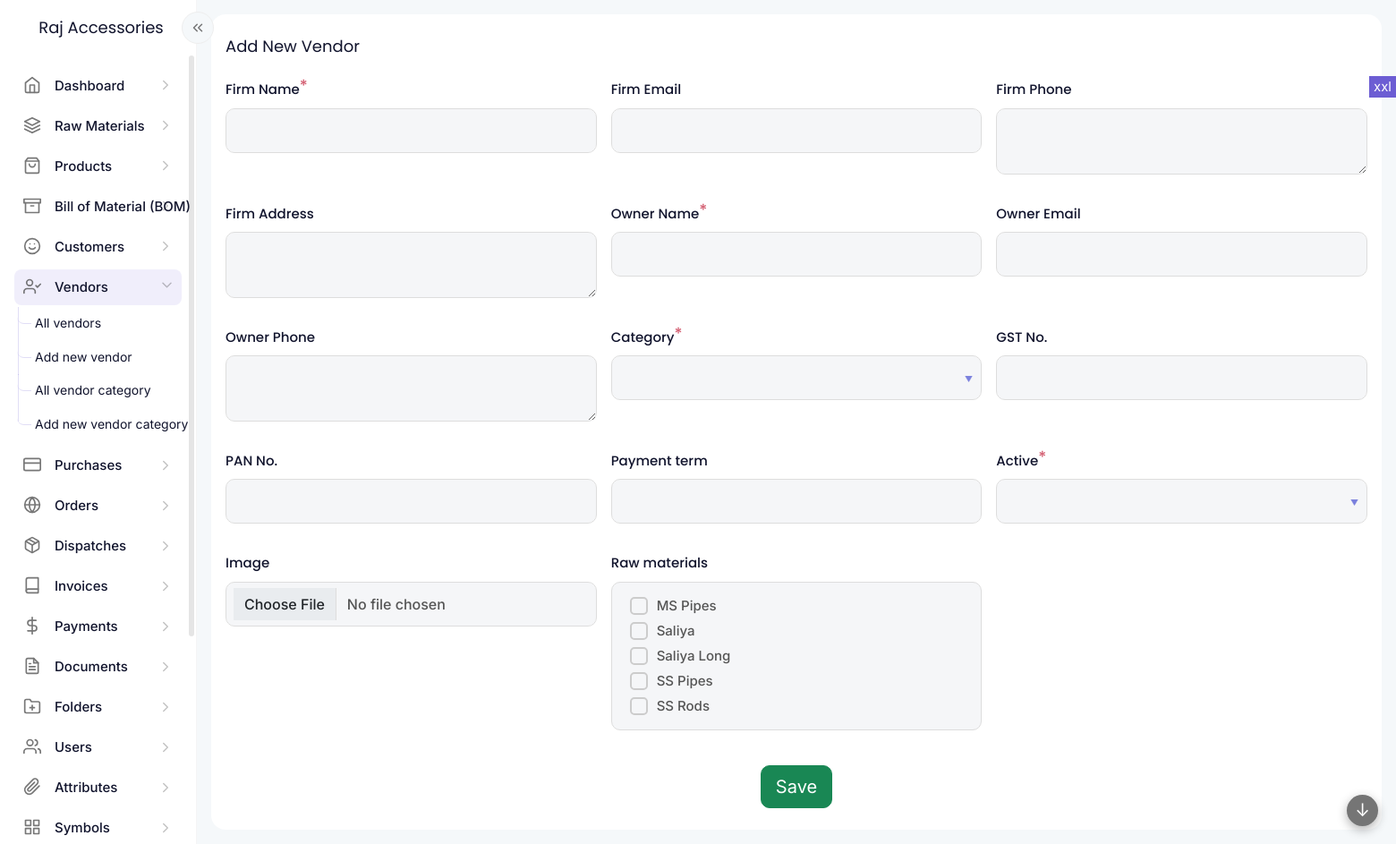
The app's page /modules/vendors/vendor-form.php (signed in) with its own data.
### tables this page shows
CREATE TABLE IF NOT EXISTS `raw_materials` (
  `id` int NOT NULL AUTO_INCREMENT,
  `raw_material` varchar(255) DEFAULT NULL,
  `code` varchar(100) DEFAULT NULL,
  `unit` varchar(20) DEFAULT NULL,
  `description` text,
  `category` varchar(200) DEFAULT NULL,
  `image` int DEFAULT NULL,
  `auth_user` int DEFAULT NULL,
  `updated` int DEFAULT NULL,
  `created` varchar(35) DEFAULT NULL,
  PRIMARY KEY (`id`)
);

### common/functions.php (the view, shortened to what this page needs)
<?php
function widget_start($title = "", $class = "", $widget_title_class = "", $widget_wrapper_class = "", $options = "", $widget_options_class = "")
{
    echo '<div class="widgetwrapper col d-flex align-items-start  px-2 py-0 ' . $class . ' ">
 <div class="widget container-fluid py-4 px-3 overhide ' . $widget_wrapper_class . '">';
    if ($title != "") {
        echo "<div class='widget-title " . $widget_title_class . "'>";
        echo $title;
        echo "</div>";
    }
}
function widget_end()
{
    echo "</div>
 </div>";
}
?>
<?php
function form_field($vars, $data)
{
    $s = "";
    if ($vars["type"] == "submit") {
        $s = '<div class="' . $vars["class"] . '">';
        $s .= '<input type="submit" name="' . $vars["key"] . '" value="' . $vars["name"] . '" class="btn btn-success btn-lg">';
        $s .= '</div>';
    }
    else {
        $show_as_field = true;
        if ($show_as_field) {
            $parent_class = "";
            $s = '<div class="' . $vars["class"] . ' ' . $parent_class . '"><label for="' . $vars["key"] . '" class="form-label">' . $vars["name"] . '';
            $required = (isset($vars["required"]) && $vars["required"] == true) ? true : false;
            if ($required) {
                $s .= '<sup>*</sup>';
            }
            $s .= '</label>';
        }
        if ($vars["type"] == "display") {
            $s .= '<div class="form-display" name="' . $vars["key"] . '" id="' . $vars["key"] . '">' . get_value($data, $vars["key"]) . '</div>';
        }
        else if ($vars["type"] == "text") {
            $s .= '<input type="text" class="form-control" name="' . $vars["key"] . '" id="' . $vars["key"] . '" value="' . get_value($data, $vars["key"]) . '" ' . ($required ? "required" : "") . '>';
            $s .= '<div class="invalid-feedback">Incorrect ' . $vars["name"] . ' value</div>';
        }
        else if ($vars["type"] == "hidden") {
            $s .= '<input type="hidden" class="form-control" name="' . $vars["key"] . '" id="' . $vars["key"] . '" value="' . get_value($data, $vars["key"]) . '" ' . '>';
        }
        else if ($vars["type"] == "textarea") {
            $s .= '<textarea class="form-control" name="' . $vars["key"] . '" id="' . $vars["key"] . '" ' . ($required ? "required" : "") . '>' . get_value($data, $vars["key"]) . '</textarea>';
            $s .= '<div class="invalid-feedback">Incorrect ' . $vars["name"] . ' value</div>';
        }
        else if ($vars["type"] == "select") {
            $s .= '<select class="form-control" readonly name="' . $vars["key"] . '" id="' . $vars["key"] . '" ' . ($required ? "required" : "") . '>';
            $sel = get_value($data, $vars["key"]);
            $s .= select_options($vars["options"], $sel);
            $s .= '</select><div class="invalid-feedback">Incorrect ' . $vars["name"] . ' value</div>';
        }
        else if ($vars["type"] == "select-attribute") {
            $s .= '<select class="form-control" name="' . $vars["key"] . '" id="' . $vars["key"] . '" ' . ($required ? "required" : "") . '>';
            $sel = get_value($data, $vars["key"]);
            $s .= select_attribute_options($vars["attributes"], $sel);
            $s .= '</select><div class="invalid-feedback">Incorrect ' . $vars["name"] . ' value</div>';
        }
        else if ($vars["type"] == "multi-checkbox") {
            $s .= '<div class="multi-check-list">';
            foreach ($vars["options"] as $k => $v) {
                $sel = "";
                $optid = $vars["option_id"];
                $optlabel = $vars["option_label"];
                $s .= '<input type="checkbox" ' . $sel . ' class="form-check-input" name="' . $vars["key"] . '[]" id="' . $vars["key"] . '-' . $v[$optid] . '" value="' . $v[$optid] . '"><label for="' . $vars["key"] . '-' . $v[$optid] . '">' . $v[$optlabel] . '</label><br>';
            }
            $s .= '</div>';
        }
        else if ($vars["type"] == "image-file") {
            $s .= '<input type="file" class="form-control" name="' . $vars["key"] . '" id="' . $vars["key"] . '" ' . ($required ? "required" : "") . '>';
            $s .= '<div class="invalid-feedback">Invalid ' . $vars["name"] . '</div>';
        }
        if ($show_as_field) {
            $s .= '</div>';
        }
    }
    return $s;
}
function fetch_data($vars)
{
    global $conn;
    $table = $vars["table"];
    $cols = $vars["columns"];
    $order = $vars["order"];
    $limit = $vars["limit"];
    $condition = $vars["condition"];
    if ($condition != "") {
        $condition = " WHERE " . $condition;
    }
    if (trim($order) != '') {
        if (strpos($order, " DESC") !== false || strpos($order, " ASC") !== false) {
            $order = ' ORDER BY ' . trim($order) . ' ';
        } else {
            $order = ' ORDER BY ' . trim($order) . ' ASC ';
        }
    }
    $ret = [];
    $sql = ' SELECT ' . $cols . ' FROM ' . $table . ' ' . $condition . ' ' . $order . ' ' . $limit . ' ';
    $querystr = $conn->query($sql);
    $totrows = mysqli_num_rows($querystr);
    if ($totrows > 0) {
        $inc = 0;
        while ($result = mysqli_fetch_object($querystr)) {
            foreach ($result as $key => $value) {
                $ret[$inc][$key] = $value;
            }
            $inc = $inc + 1;
        }
    }
    return $ret;
}

### assets/css/variables.css (style rules this page uses)
:root { --primary-color: #6c5dd3; --accent1-color: #5dc1d3; --accent2-color: #d3845d; --accent3-color: #5dd3be; --success-color: #31a766; --warning-color: #d3be5d; --danger-color: #d35d70; --info-color: #5d97d3; --bs-primary-rgb: 108,93,211; --bs-accent1-rgb: 93,193,211; --bs-accent2-rgb: 211,132,93; --bs-accent3-rgb: 93,211,190; --bs-success-rgb: 49, 167, 102; --bs-warning-rgb: 211,190,93; --bs-danger-rgb: 211,93,112; --bs-info-rgb: 93,151,211; --primary-color-10: #f0eefb; --bg-color: #f5f8fa; --heading-color: #11142d; --large-heading-color: #323552; --heading-font: 'Poppins', sans-serif; --text-color: #555555; --text-font: 'Inter', sans-serif; --br: 16px; --lightgrey-color: #bdbdbd; --form-bg: #f5f6f8; --widget-bg-color: #ffffff; --widget-border-color: transparent; }

### assets/css/layout.css (style rules this page uses)
:root { --side-nav-width: 220px; }

### assets/css/style.css (style rules this page uses)
body { min-height: 100vh; min-height: -webkit-fill-available; }
html { height: -webkit-fill-available; }
body { min-width: 375px; font-family: var(--text-font); font-size: 15px; line-height: 1.618; -webkit-font-smoothing: antialiased; -moz-osx-font-smoothing: grayscale; color: var(--text-color); background-color: var(--bg-color); overflow: hidden; max-width: 100%; width: 100%; }
.widget-title { font-family: var(--heading-font); font-size: 18px; line-height: 1.33333; color: var(--heading-color); margin-bottom: 0px; float: left; }
.overhide { overflow: hidden; }
.widget { background-color: var(--widget-bg-color); border-radius: var(--br); border-color: var(--widget-border-color); }

### assets/css/form.css (style rules this page uses)
.form-label sup { color: var(--danger-color); font-size: 18px; position: relative; top: -3px; }
.form-select, .form-control { border: 1px solid #dddddd; background-color: var(--form-bg); padding: 12px 20px; border-radius: 10px; color: var(--text-color); font-weight: 500; }
.form-label { font-weight: 500; color: var(--heading-color); font-family: var(--heading-font); }
.form-check-input[type=checkbox] { border-radius: 5px; }
.form-check-input { margin: 4px 10px 4px 0; border: 1px solid #f8f7fd; background-color: var(--form-bg); height: 20px; width: 20px; border: 2px solid #cccccc; }
.form-check-input+label { line-height: 28px; }
.btn { border-radius: 10px; }
.form-control[readonly] { background-color: var(--form-bg); }
.multi-check-list { width: 100%; display: inline-block; border: 1px solid #dddddd; padding: 10px; border-radius: 10px; height: auto; max-height: 200px; border: 1px solid #dddddd; background-color: var(--form-bg); padding: 12px 20px; border-radius: 10px; color: var(--text-color); font-weight: 500; overflow: auto; }
select.form-control { background-image: url(../images/sort_desc.png) !important; background-repeat: no-repeat; background-position: 99% 40%; }
.form-check-input, .form-check-label { cursor: pointer; }

### records on screen
raw_materials: raw_material "MS Pipes"
raw_materials: raw_material "Saliya"
raw_materials: raw_material "Saliya Long"
raw_materials: raw_material "SS Pipes"
raw_materials: raw_material "SS Rods"

### other values on screen
$title "Add New Vendor"
$vars["name"] "Firm Name Firm Email Firm Phone Firm Address Owner Name Owner Email Owner Phone Category GST No. PAN No. Payment term Active Image Raw materials"
